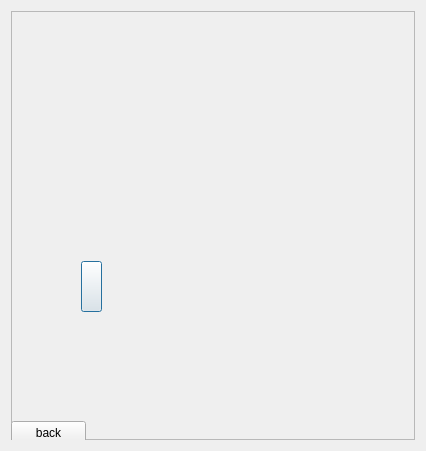
<?xml version="1.0" encoding="UTF-8"?>
<ui version="4.0">
 <class>Woshi_Dialog</class>
 <widget class="QDialog" name="Woshi_Dialog">
  <property name="geometry">
   <rect>
    <x>0</x>
    <y>0</y>
    <width>426</width>
    <height>451</height>
   </rect>
  </property>
  <property name="windowTitle">
   <string>Dialog</string>
  </property>
  <layout class="QHBoxLayout" name="horizontalLayout">
   <item>
    <widget class="QFrame" name="frame">
     <property name="frameShape">
      <enum>QFrame::StyledPanel</enum>
     </property>
     <property name="frameShadow">
      <enum>QFrame::Raised</enum>
     </property>
     <widget class="QPushButton" name="deng">
      <property name="geometry">
       <rect>
        <x>70</x>
        <y>250</y>
        <width>21</width>
        <height>51</height>
       </rect>
      </property>
      <property name="text">
       <string/>
      </property>
     </widget>
     <widget class="QPushButton" name="wos_back">
      <property name="geometry">
       <rect>
        <x>0</x>
        <y>410</y>
        <width>75</width>
        <height>23</height>
       </rect>
      </property>
      <property name="text">
       <string>back</string>
      </property>
     </widget>
    </widget>
   </item>
  </layout>
 </widget>
 <resources/>
 <connections/>
</ui>
